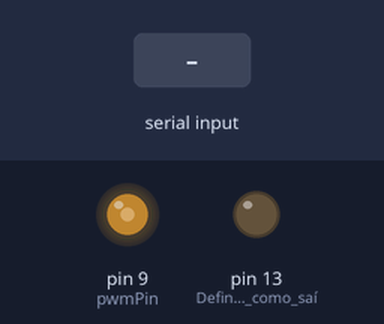
Bench run of a sketch on a simulated Arduino Uno, built with avr-gcc and run on an emulated ATmega328P. Shown: output pins drawn as LEDs (lit = HIGH). The inputs (shaded band) are chosen by the test bench.

Above: at 1.2 s.
1.3 s: "A90\n" received over Serial
At 3.1 s:
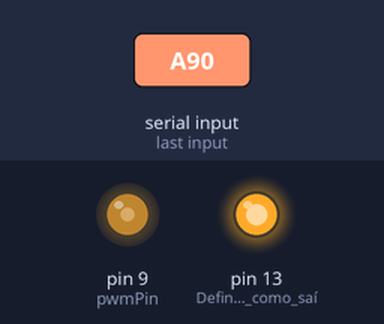
3.8 s: "d90\n" received over Serial
At 6.0 s:
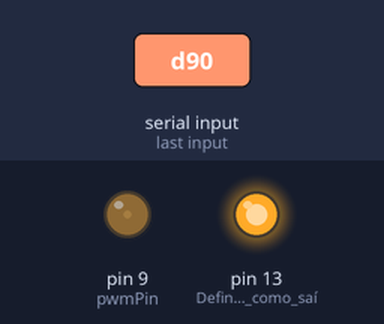
6.3 s: "a90\n" received over Serial
At 8.1 s:
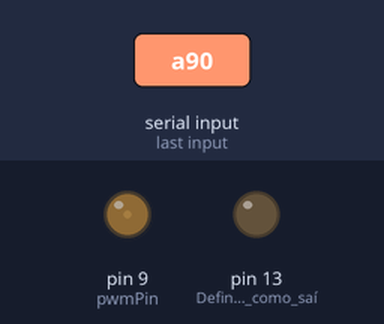
8.8 s: "d,45\n" received over Serial
At 10.1 s:
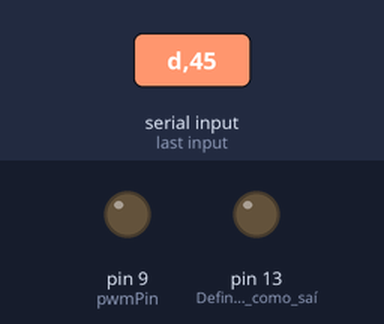
11.3 s: "A,45\n" received over Serial
At 13.1 s:
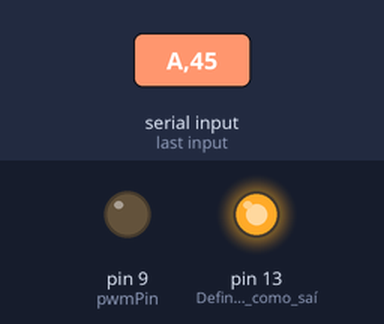
13.8 s: "a,45\n" received over Serial
At 15.1 s:
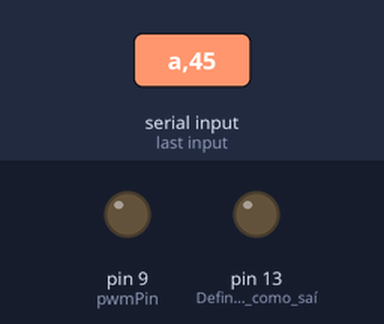
Timing chart, 0 to 16.8 s (numbered marks = the images above; inputs shaded):
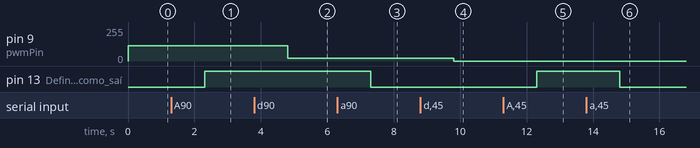

Measured:
- after the input at 1.3 s, pin 13 (Define_o_pino_13_como_saí): LOW → HIGH after 1.0 s
- after the input at 3.8 s, pin 9 (pwmPin): 115/255 → 22/255 after 1.0 s
- after the input at 6.3 s, pin 13 (Define_o_pino_13_como_saí): HIGH → LOW after 1.0 s
- after the input at 8.8 s, pin 9 (pwmPin): 22/255 → 0/255 after 1.0 s
- after the input at 11.3 s, pin 13 (Define_o_pino_13_como_saí): LOW → HIGH after 1.0 s
- after the input at 13.8 s, pin 13 (Define_o_pino_13_como_saí): HIGH → LOW after 1.0 s

The sketch:

arduino_code.ino.ino
```cpp
#include <TimerOne.h>  // Inclua a biblioteca TimerOne

const int pwmPin = 9;  // Pino PWM
String data;
char dl;
int dutyCycle = 460;
int periodo = 500;

void setup() {
  Serial.begin(9600);  // Inicializa a comunicação serial com a taxa de 9600 bps
  Timer1.initialize(periodo);  // Inicializa o Timer1 com um período de 500 microsegundos (2 kHz)
  Timer1.pwm(pwmPin, dutyCycle); // Configura o PWM no pino 9 com um duty cycle de 50%
  pinMode(13, OUTPUT);  // Define o pino 13 como saída
}

void loop() {
  serialControl();  // Chama a função para controlar a comunicação serial
  Timer1.setPwmDuty(pwmPin, dutyCycle);  // Ajusta o duty cycle do PWM
}

void serialControl() {
  if (Serial.available()) {  // Verifica se há dados disponíveis na porta serial
    data = Serial.readString();  // Lê a string da porta serial
    dl = data.charAt(0);  // Obtém o primeiro caractere da string
    String buffer;  // Declara uma variável para armazenar o valor do buffer
    switch (dl) {
      case 'a':  // Caso 'a'
        digitalWrite(13, LOW);  // Define o pino 13 como LOW (desliga)
        break;
      case 'A':  // Caso 'A'
        digitalWrite(13, HIGH);  // Define o pino 13 como HIGH (liga)
        break;
      case 'f':  // Caso 'f'
        buffer = data.substring(1);  // Extrai o valor após o 'f'
        periodo = 1000000 / buffer.toInt();  // Calcula o período em microsegundos
        Timer1.setPeriod(periodo);  // Ajusta o período do Timer1
        break;
      case 'd':  // Caso 'd'
        buffer = data.substring(1);  // Extrai o valor após o 'd'
        dutyCycle = buffer.toInt();  // Converte o valor para inteiro e ajusta o duty cycle
        break;
      case 'H':  // Caso especial para "Hello"
        Serial.println("Hello");  // Responde com "Hello"
        break;
    }
  }
}
```
